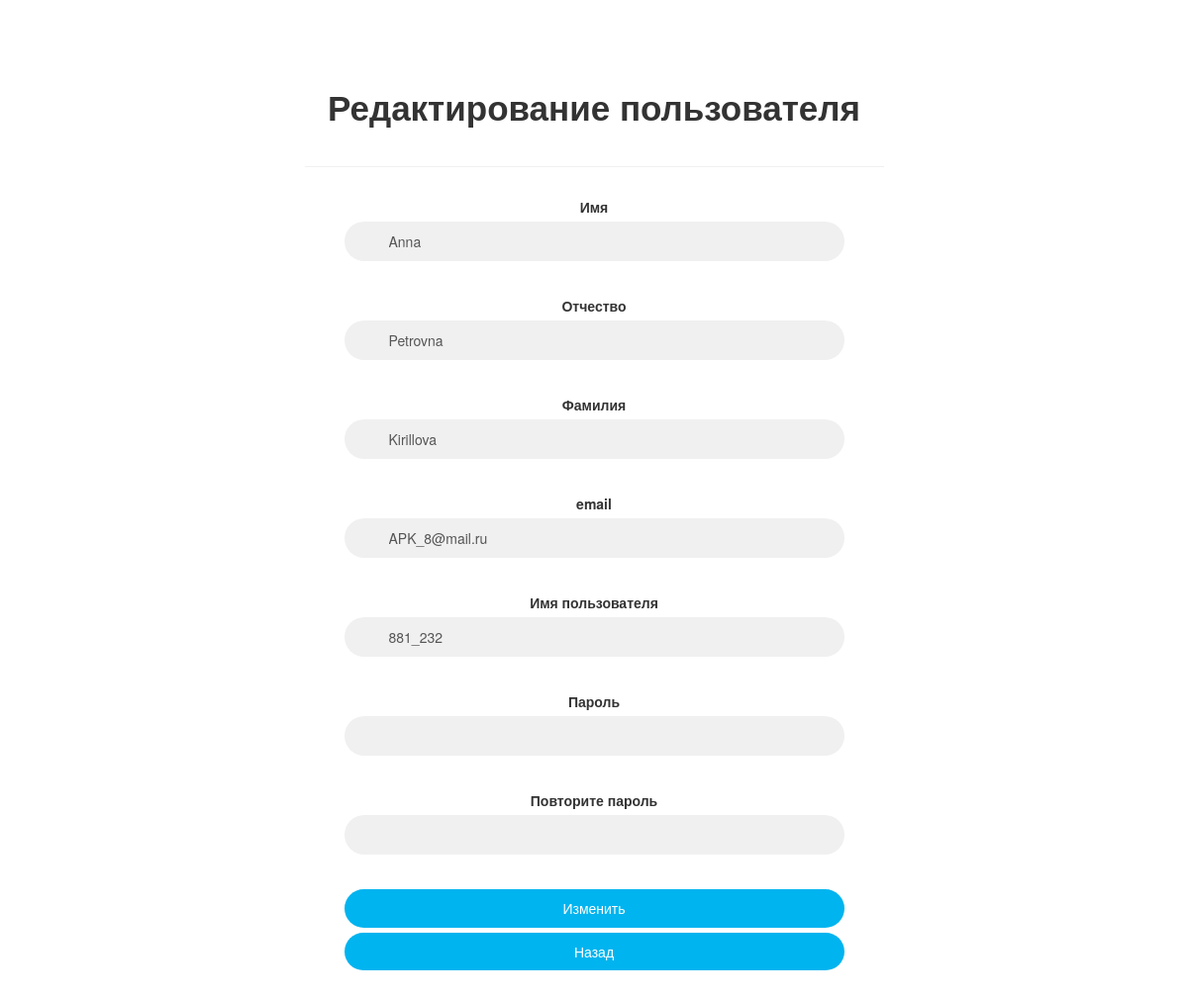
Screenshot of /CRUD_update_user.php?user_id=14 (signed in) with the database file from the repository.
### tables this page shows
CREATE TABLE `users` (
  `user_id` int(11) NOT NULL,
  `role_id` int(1) NOT NULL,
  `role_name` varchar(20) NOT NULL,
  `first_name` varchar(50) NOT NULL,
  `middle_name` varchar(50) NOT NULL,
  `last_name` varchar(50) NOT NULL,
  `email` varchar(50) NOT NULL,
  `username` varchar(50) NOT NULL,
  `password` varchar(255) NOT NULL
);

### CRUD_update_user.php (the view, shortened to what this page needs)
<?php
require_once "login_role.php";
$role_id = $_SESSION["role_id"];
$first_name = $middle_name = $last_name = $email = $username = $pswd = $pswd1 = "";
$first_name_err = $middle_name_err = $last_name_err = $email_err = $username_err = $pswd_err =  $pswd1_err = "";
if(isset($_POST["user_id"]) && !empty($_POST["user_id"]))
{
    $id = $_POST["user_id"];
    $input_first_name = trim($_POST["first_name"]);
    if(empty($input_first_name))
    {
        $first_name_err = "Пожалуйста, введите имя";
    }
    elseif(!filter_var($input_first_name, FILTER_VALIDATE_REGEXP, array("options"=>array("regexp"=>"/^[a-zA-Z\sа-яА-Я]+$/"))))
    {
        $first_name_err = "Пожалуйста, введите корректные данные";
    }
    else
    {
        $first_name = $input_first_name;
    }
    $input_middle_name = trim($_POST["middle_name"]);
    if(empty($input_middle_name))
    {
        $middle_name_err = "Пожалуйста, введите отчество";
    }
    elseif(!filter_var($input_middle_name, FILTER_VALIDATE_REGEXP, array("options"=>array("regexp"=>"/^[a-zA-Zа-яА-я\s]+$/"))))
    {
        $middle_name_err = "Пожалуйста, введите корректные данные";
    }
    else
    {
        $middle_name = $input_middle_name;
    }
    $input_last_name = trim($_POST["last_name"]);
    if(empty($input_last_name))
    {
        $last_name_err = "Пожалуйста, введите фамилию";
    }
    elseif(!filter_var($input_last_name, FILTER_VALIDATE_REGEXP, array("options"=>array("regexp"=>"/^[a-zA-Zа-яА-Я\s]+$/"))))
    {
        $last_name_err = "Пожалуйста, введите корректные данные";
    }
    else
    {
        $last_name = $input_last_name;
    }
    $input_email = trim($_POST["email_address"]);
    if(empty($input_email))
    {
        $email_err = "Пожалуйста, введите адрес";
    }
    else
    {
        $email = $input_email;
    }
    $input_username = trim($_POST["username"]);
    if(empty($input_username))
    {
        $username_err = "Пожалуйста, введите имя пользователя";
    }
    else
    {
        $username = $input_username;
    }
    $input_pswd = trim($_POST["pswd"]);
    if(empty($input_pswd))
    {
        $pswd_err = "Пожалуйста, введите пароль";
    }
    else
    {
        $pswd = $input_pswd;
    }
    $input_pswd1 = trim($_POST["pswd1"]);
    if(empty($input_pswd1))
    {
        $pswd1_err = "Пожалуйста, повторите пароль";
    }
    elseif($input_pswd != $input_pswd1)
        {
            $pswd1_err="Пароли не совпадают";
        }
    else
    {
        $pswd1 = $input_pswd1;
    }
    if(empty($first_name_err) && empty($middle_name_err) && empty($last_name_err) && empty($email_err) && empty($username_err) && empty($pswd_err) && empty($pswd1_err))
    {
        $Gres=mysqli_query($link,"SELECT username FROM users WHERE username= '$username' && user_id != '$id'");
        $Gcount= $Gres->affected_rows;
         if($Gres->num_rows == '0')
         {
        $sql = "UPDATE users SET  first_name=?, middle_name=?, last_name=?, email=?, username=?, password=?  WHERE user_id=?";
        if($stmt = mysqli_prepare($link, $sql))
        {
            mysqli_stmt_bind_param($stmt, "sssssss", $param_first_name, $param_middle_name, $param_last_name, $param_email,$param_username, $param_password,$id);
            $param_first_name = $first_name;
            $param_middle_name = $middle_name;
            $param_last_name = $last_name;
            $param_email = $email;
            $param_username= $username;
            $param_password= $pswd;
            $result = mysqli_stmt_execute($stmt);
            if($result)
            {      if(($role_id == '2') or ($role_id == '1')) {
                   header("location: read_users.php");
                exit();}
                else {
                   header("location: Shop.php");
                exit();
                }
            }
            else
            {
                echo "Что-то пошло не так. Повторите попытку позже";
            }
        }
    }
        else
        {
            $user_err="Такое имя пользователя уже существует";
        }
        mysqli_stmt_close($stmt);
    }
    mysqli_close($link);
}
else
{
    if(isset($_GET["user_id"]) && !empty(trim($_GET["user_id"]))){
        $sql = "SELECT * FROM users WHERE user_id=?";
        if($stmt = mysqli_prepare($link, $sql))
        {
            mysqli_stmt_bind_param($stmt, "i", $param_id);
            if(mysqli_stmt_execute($stmt))
            {
                $result = mysqli_stmt_get_result($stmt);
                if(mysqli_num_rows($result) == 1)
                {
                    $row = mysqli_fetch_array($result, MYSQLI_ASSOC);
                    $role_id = $row["role_id"];
                    $first_name = $row["first_name"];
                    $middle_name = $row["middle_name"];
                    $last_name = $row["last_name"];
                    $email = $row["email"];
                    $username = $row["username"];
                }
                else
                {
                    header("location: CRUD_error.php");
                    exit();
                }
            }
            else
            {
                echo "Что-то пошло не так. Повторите попытку позже";
            }
        }
    }
    else
    {
        echo "Ошибка доступа";
        exit();
    }
}
?>
<!DOCTYPE html>
<html lang="en">
<head>
    <link rel="stylesheet" href="https://maxcdn.bootstrapcdn.com/bootstrap/3.3.7/css/bootstrap.css">
    <link rel='stylesheet' href='CSS_FOR_CREATE_AND_UPDATE.css'/>
</head>
<body>
    <div class="container_tovar">
        <div class="row">
            <div class="col-md-offset-3 col-md-6">
                <form class="form-horizontal" action="<?php echo htmlspecialchars($_SERVER["PHP_SELF"]); ?>" method="post">
                <span class="heading">Редактирование пользователя</span>
                        <div class="form-group <?php echo (!empty($first_name_err)) ? 'has-error' : ''; ?>">
                            <label>Имя</label>
                            <input type="text" name="first_name" class="form-control" value="<?php echo $first_name; ?>">
                        </div>
                        <div class="form-group <?php echo (!empty($middle_name_err)) ? 'has-error' : ''; ?>">
                            <label>Отчество</label>
                            <input type="text" name="middle_name" class="form-control" value="<?php echo $middle_name; ?>">
                        </div>
                        <div class="form-group <?php echo (!empty($last_name_err)) ? 'has-error' : ''; ?>">
                            <label>Фамилия</label>
                            <input type="text" name="last_name" class="form-control" value="<?php echo $last_name; ?>">
                        </div>
                        <div class="form-group <?php echo (!empty($email_err)) ? 'has-error' : ''; ?>">
                            <label>email</label>
                            <input type="email" name="email_address" class="form-control" value="<?php echo $email; ?>"></input>
                        </div>
                        <div class="form-group <?php echo (!empty($username_err)) ? 'has-error' : ''; ?>">
                            <label>Имя пользователя</label>
                            <input type="text" name="username" class="form-control" value="<?php echo $username; ?>">
                        </div>
                        <div class="form-group <?php echo (!empty($pswd_err)) ? 'has-error' : ''; ?>">
                            <label>Пароль</label>
                            <input type="password" name="pswd" class="form-control" value="<?php echo $pswd; ?>">
                        </div>
                        <div class="form-group <?php echo (!empty($pswd1_err)) ? 'has-error' : ''; ?>">
                            <label>Повторите пароль</label>
                            <input type="password" name="pswd1" class="form-control" value="<?php echo $pswd1; ?>">
                        </div>
                        <div class="form-group">
                            <input type="submit" class="btn btn-default btn-lg btn-block" value="Изменить">
                            <?php  if(($role_id == '2') or ($role_id == '1')) {
                    echo" <button class='btn btn-default btn-lg btn-block' type='button' onclick=\"window.location.href='read_users.php'\" style=margin-left: 10px;>Назад</button>";  }?>
                        </div>
                    </form>
                </div>
            </div>
        </div>
</body>
</html>

### CSS_FOR_CREATE_AND_UPDATE.css (style rules this page uses)
.container_tovar { padding-top:4%; }
.form-horizontal { max-width: 800px; text-align: center; }
.form-horizontal { background: #fff; padding-bottom: 40px; border-radius: 15px; text-align: center; max-width: 400px; }
.form-horizontal .heading { display: block; font-size: 35px; font-weight: 700; padding: 35px 0; border-bottom: 1px solid #f0f0f0; margin-bottom: 30px; }
.form-horizontal .form-group { padding: 0 40px; margin: 0 0 25px 0; position: relative; }
.form-horizontal .form-control { background: #f0f0f0; border: none; border-radius: 20px; box-shadow: none; padding: 0 20px 0 45px; height: 40px; transition: all 0.3s ease 0s; }
.form-horizontal .btn { float: right; font-size: 14px; color: #fff; background: #00b4ef; border-radius: 30px; padding: 10px 25px; border: none; text-transform: capitalize; transition: all 0.5s ease 0s; }

### CRUD_update_user.php (style rules this page uses)
.form-horizontal { max-width: 800px; }

### rows the page displays
users: first_name "Anna", middle_name "Petrovna", last_name "Kirillova", email_address "APK_8@mail.ru", username "881_232"
